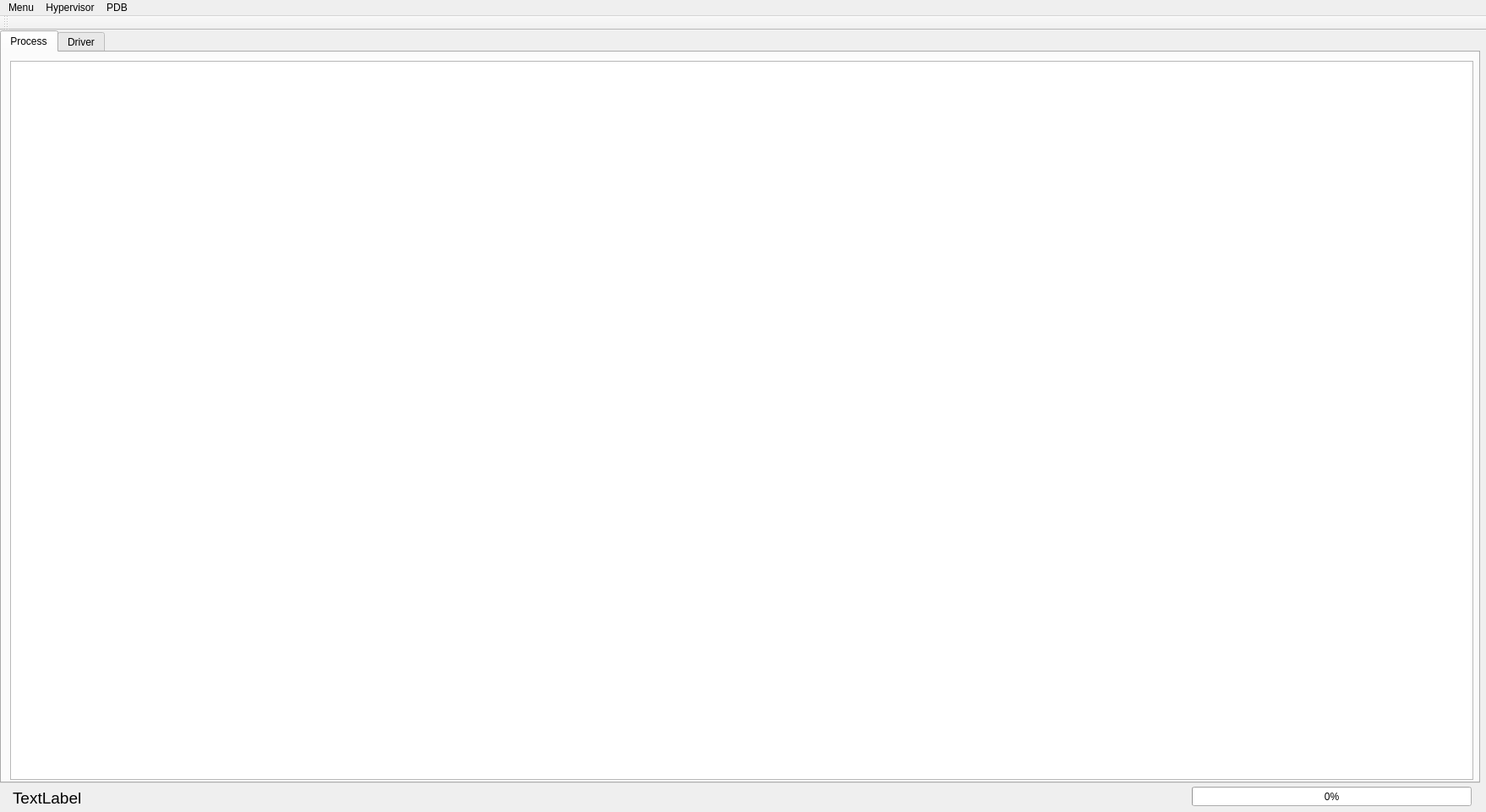
<?xml version="1.0" encoding="UTF-8"?>
<ui version="4.0">
 <class>MedusaClass</class>
 <widget class="QMainWindow" name="MedusaClass">
  <property name="geometry">
   <rect>
    <x>0</x>
    <y>0</y>
    <width>1758</width>
    <height>961</height>
   </rect>
  </property>
  <property name="windowTitle">
   <string>Medusa</string>
  </property>
  <widget class="QWidget" name="centralWidget">
   <widget class="QTabWidget" name="tabWidget">
    <property name="geometry">
     <rect>
      <x>0</x>
      <y>0</y>
      <width>1751</width>
      <height>891</height>
     </rect>
    </property>
    <property name="currentIndex">
     <number>0</number>
    </property>
    <widget class="QWidget" name="tab">
     <attribute name="title">
      <string>Process</string>
     </attribute>
     <widget class="QTableView" name="tableView">
      <property name="geometry">
       <rect>
        <x>10</x>
        <y>10</y>
        <width>1731</width>
        <height>851</height>
       </rect>
      </property>
      <property name="maximumSize">
       <size>
        <width>1731</width>
        <height>851</height>
       </size>
      </property>
      <property name="contextMenuPolicy">
       <enum>Qt::ActionsContextMenu</enum>
      </property>
     </widget>
    </widget>
    <widget class="QWidget" name="tab_2">
     <attribute name="title">
      <string>Driver</string>
     </attribute>
     <widget class="QTableView" name="tableView_Driver">
      <property name="geometry">
       <rect>
        <x>10</x>
        <y>10</y>
        <width>1731</width>
        <height>851</height>
       </rect>
      </property>
      <property name="maximumSize">
       <size>
        <width>1731</width>
        <height>851</height>
       </size>
      </property>
      <property name="contextMenuPolicy">
       <enum>Qt::ActionsContextMenu</enum>
      </property>
     </widget>
    </widget>
   </widget>
   <widget class="QLabel" name="label">
    <property name="geometry">
     <rect>
      <x>15</x>
      <y>893</y>
      <width>1051</width>
      <height>31</height>
     </rect>
    </property>
    <property name="font">
     <font>
      <family>Arial</family>
      <pointsize>14</pointsize>
     </font>
    </property>
    <property name="text">
     <string>TextLabel</string>
    </property>
   </widget>
   <widget class="QProgressBar" name="progressBar">
    <property name="geometry">
     <rect>
      <x>1410</x>
      <y>895</y>
      <width>331</width>
      <height>23</height>
     </rect>
    </property>
    <property name="maximum">
     <number>100</number>
    </property>
    <property name="value">
     <number>0</number>
    </property>
   </widget>
  </widget>
  <widget class="QMenuBar" name="menuBar">
   <property name="geometry">
    <rect>
     <x>0</x>
     <y>0</y>
     <width>1758</width>
     <height>23</height>
    </rect>
   </property>
   <widget class="QMenu" name="menuMenu">
    <property name="contextMenuPolicy">
     <enum>Qt::ActionsContextMenu</enum>
    </property>
    <property name="title">
     <string>Menu</string>
    </property>
    <widget class="QMenu" name="menuLoad_Driver">
     <property name="contextMenuPolicy">
      <enum>Qt::ActionsContextMenu</enum>
     </property>
     <property name="title">
      <string>LoadMedusaDriver</string>
     </property>
     <addaction name="actionNtLoad"/>
     <addaction name="actionNormalLoad"/>
    </widget>
    <widget class="QMenu" name="menuLoadOtherDriver">
     <property name="title">
      <string>LoadOtherDriver</string>
     </property>
     <addaction name="actionNtLoad_2"/>
     <addaction name="actionNormalLoad_2"/>
     <addaction name="actionNtUnload"/>
    </widget>
    <addaction name="menuLoad_Driver"/>
    <addaction name="actionUnLoadDriver"/>
    <addaction name="menuLoadOtherDriver"/>
   </widget>
   <widget class="QMenu" name="menuHypervisor">
    <property name="title">
     <string>Hypervisor</string>
    </property>
    <addaction name="actionR3Check"/>
    <addaction name="actionR0Check"/>
   </widget>
   <widget class="QMenu" name="menuPDB">
    <property name="title">
     <string>PDB</string>
    </property>
    <addaction name="actionDownload_ntos"/>
   </widget>
   <addaction name="menuMenu"/>
   <addaction name="menuHypervisor"/>
   <addaction name="menuPDB"/>
  </widget>
  <widget class="QToolBar" name="mainToolBar">
   <attribute name="toolBarArea">
    <enum>TopToolBarArea</enum>
   </attribute>
   <attribute name="toolBarBreak">
    <bool>false</bool>
   </attribute>
  </widget>
  <action name="actionNtLoad">
   <property name="text">
    <string>NormalLoad</string>
   </property>
  </action>
  <action name="actionNormalLoad">
   <property name="text">
    <string>NtLoad</string>
   </property>
  </action>
  <action name="actionUnLoadDriver">
   <property name="text">
    <string>UnLoadMedusaDriver</string>
   </property>
  </action>
  <action name="actionNtLoad_2">
   <property name="text">
    <string>Nt</string>
   </property>
  </action>
  <action name="actionNormalLoad_2">
   <property name="text">
    <string>Normal</string>
   </property>
  </action>
  <action name="actionNtUnload">
   <property name="text">
    <string>Unload</string>
   </property>
  </action>
  <action name="actionNormalUnload">
   <property name="text">
    <string>NormalUnload</string>
   </property>
  </action>
  <action name="actionR3Check">
   <property name="text">
    <string>R3Check</string>
   </property>
  </action>
  <action name="actionR0Check">
   <property name="text">
    <string>R0Check</string>
   </property>
  </action>
  <action name="actionDownload_ntos">
   <property name="text">
    <string>Download ntos</string>
   </property>
  </action>
 </widget>
 <layoutdefault spacing="6" margin="11"/>
 <resources>
  <include location="Medusa.qrc"/>
 </resources>
 <connections/>
</ui>
